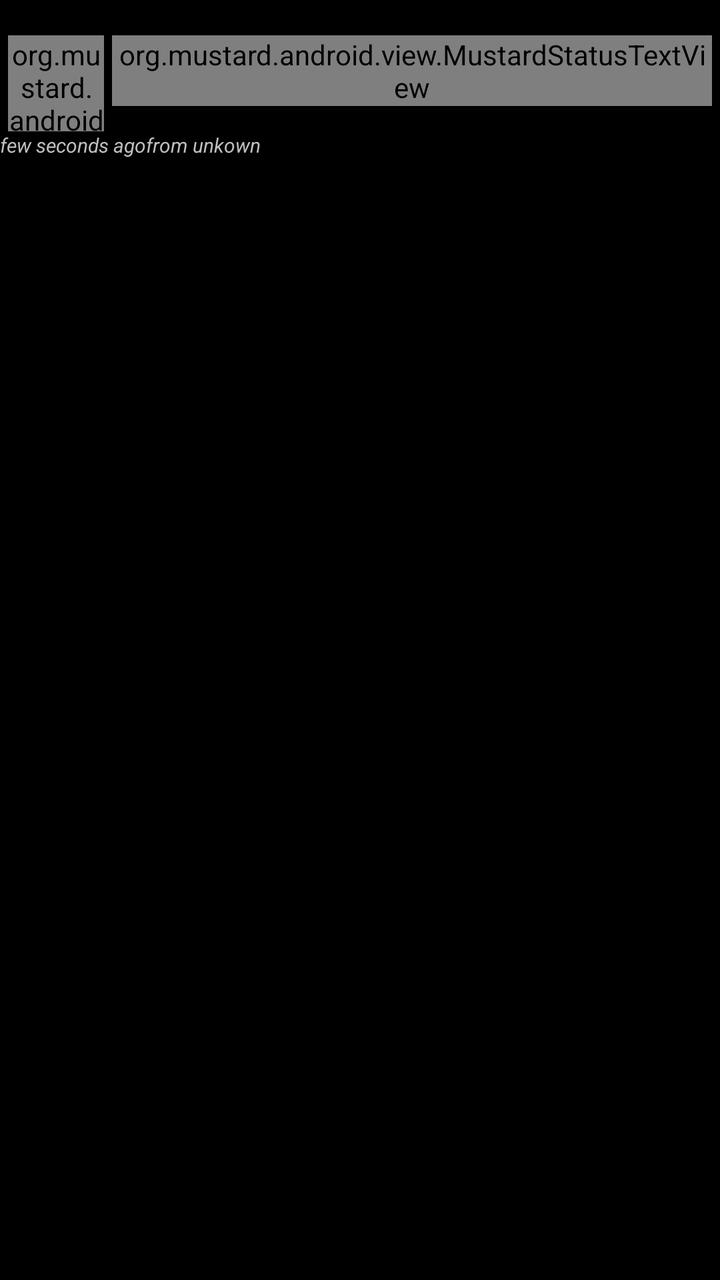
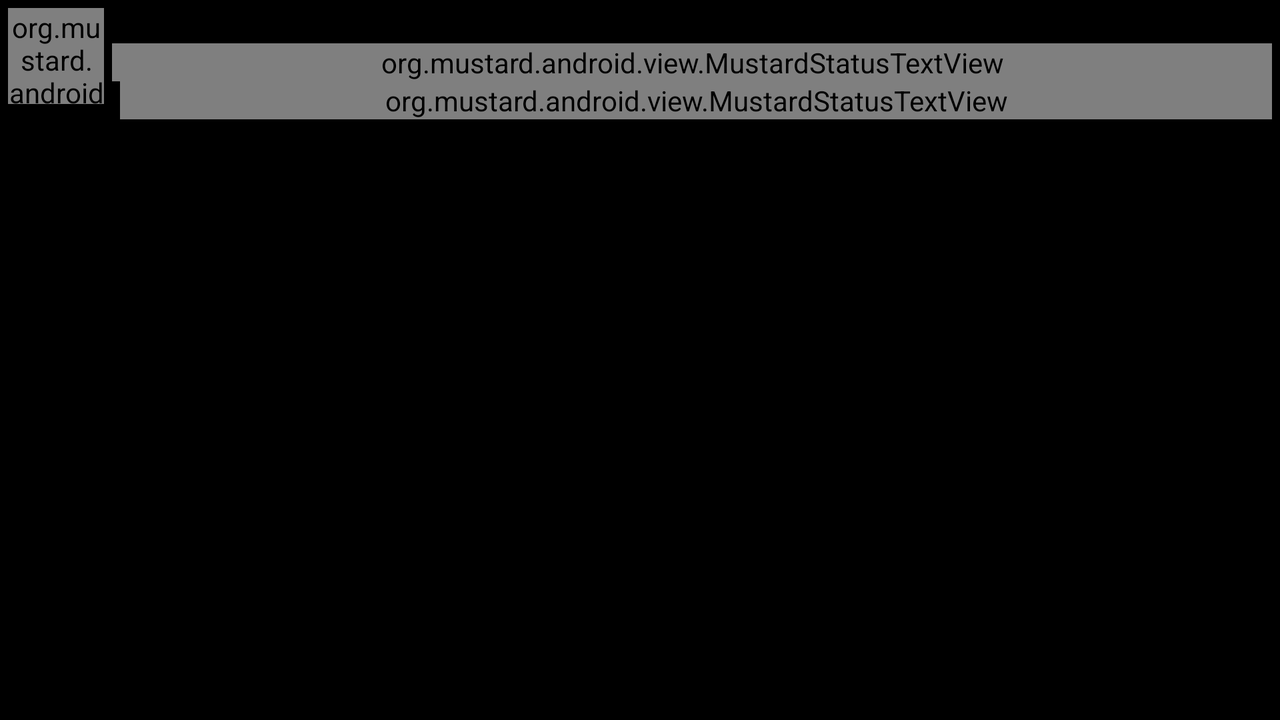

An Android layout and its configuration variant, each rendered on a device that would load it. The default file and the variant file are quoted in full after the pictures.
<!-- AndroidManifest.xml: application theme android:Theme.Holo -->
<!-- res/layout/legacy_timeline_list_item.xml -->
<?xml version="1.0" encoding="utf-8"?>
<LinearLayout xmlns:android="http://schemas.android.com/apk/res/android"
    android:layout_width="fill_parent"
    android:layout_height="wrap_content"
    android:orientation="vertical" >

    <LinearLayout
        android:id="@+id/center_column_up"
        android:layout_width="fill_parent"
        android:layout_height="wrap_content"
        android:orientation="horizontal" >

        <TextView
            android:id="@+id/screen_name"
            android:layout_width="wrap_content"
            android:layout_height="wrap_content"
            android:layout_gravity="left"
            android:textSize="10sp" />

        <LinearLayout
            android:id="@+id/center_column_up"
            android:layout_width="fill_parent"
            android:layout_height="wrap_content"
            android:gravity="right"
            android:orientation="horizontal" >

            <TextView
                android:id="@+id/account_name"
                android:layout_width="wrap_content"
                android:layout_height="wrap_content"
                android:textColor="#6666CC"
                android:textSize="10sp"
                android:visibility="gone" />
        </LinearLayout>
    </LinearLayout>

    <LinearLayout
        android:layout_width="fill_parent"
        android:layout_height="wrap_content"
        android:orientation="horizontal" >

        <LinearLayout
            android:id="@+id/left_column"
            android:layout_width="wrap_content"
            android:layout_height="wrap_content"
            android:layout_marginLeft="4dip"
            android:layout_marginTop="4dip"
            android:orientation="vertical" >

            <org.mustard.android.view.RemoteImageView
                android:id="@+id/profile_image"
                android:layout_width="48dp"
                android:layout_height="48dp"
                android:layout_alignParentTop="true" />


        </LinearLayout>

        <LinearLayout
            android:id="@+id/center_column"
            android:layout_width="fill_parent"
            android:layout_height="wrap_content"
            android:layout_marginLeft="4dip"
            android:layout_marginRight="4dip"
            android:layout_marginTop="4dip"
            android:orientation="vertical" >

            <org.mustard.android.view.MustardStatusTextView
                android:id="@+id/status"
                android:layout_width="fill_parent"
                android:layout_height="wrap_content"
                android:textAppearance="?android:attr/textAppearanceMedium"
                android:textSize="12sp" />

        </LinearLayout>
        
    </LinearLayout>

    <LinearLayout
        android:layout_width="fill_parent"
        android:layout_height="wrap_content"
        android:orientation="horizontal" >

        <TextView
            android:id="@+id/datetime"
            android:layout_width="wrap_content"
            android:layout_height="wrap_content"
            android:text="few seconds ago"
            android:textSize="10sp"
            android:textStyle="italic" />

        <TextView
            android:id="@+id/source"
            android:layout_width="wrap_content"
            android:layout_height="wrap_content"
            android:text="from unkown"
            android:textColorLink="#FFFFFF"
            android:textSize="10sp"
            android:textStyle="italic" />
    </LinearLayout>

</LinearLayout>
<!-- resources referenced by this layout -->
<resources>

</resources>
<!-- res/layout-land/legacy_timeline_list_item.xml (the author's variant of the layout above) -->
<!-- drawn on the phone turned sideways -->
<?xml version="1.0" encoding="utf-8"?>
<LinearLayout xmlns:android="http://schemas.android.com/apk/res/android"
	android:orientation="horizontal" 
	android:layout_width="fill_parent"
	android:layout_height="wrap_content" >
	
	<LinearLayout android:id="@+id/left_column"
		android:orientation="vertical" 
		android:layout_height="wrap_content"
		android:layout_width="wrap_content" 
		android:layout_marginTop="4dip"
		android:layout_marginLeft="4dip">

		<org.mustard.android.view.RemoteImageView
			android:id="@+id/profile_image"   
			android:layout_alignParentTop="true"
			android:layout_width="48dp"
			android:layout_height="48dp" />


	</LinearLayout>

	<LinearLayout android:id="@+id/center_column"
		android:orientation="vertical" 
		android:layout_width="fill_parent"
		android:layout_height="wrap_content"
 		android:layout_marginTop="4dip"
		android:layout_marginLeft="4dip"
		android:layout_marginRight="4dip">

		<LinearLayout android:id="@+id/center_column_up"
			android:orientation="horizontal" android:layout_width="fill_parent"
			android:layout_height="wrap_content">
			
			<TextView android:id="@+id/screen_name"
				android:layout_width="wrap_content" android:layout_height="wrap_content"
				android:textSize="10sp" 
				android:layout_gravity="left" />

			<LinearLayout android:id="@+id/center_column_up"
				android:orientation="horizontal" android:layout_width="fill_parent"
				android:layout_height="wrap_content"
				android:gravity="right">
			<TextView android:id="@+id/account_name" android:textColor="#6666CC"
				android:layout_width="wrap_content" android:layout_height="wrap_content"
				android:textSize="10sp" android:visibility="gone" 
				/>
			
			</LinearLayout>
			
		</LinearLayout>

		<org.mustard.android.view.MustardStatusTextView
			android:id="@+id/status" 
			android:layout_width="fill_parent"
			android:layout_height="wrap_content" 
			android:textAppearance="?android:attr/textAppearanceMedium"
			android:layout_marginTop="4dip"
			android:textSize="12sp" />

		<LinearLayout
			android:orientation="horizontal" 
			android:layout_width="fill_parent" 
			android:layout_height="wrap_content" >

			<TextView android:id="@+id/datetime" android:layout_width="wrap_content"
				android:layout_height="wrap_content" android:textStyle="italic"
				android:textSize="10sp" />

			<TextView
				android:id="@+id/source" 
				android:layout_width="wrap_content"
				android:layout_height="wrap_content" android:textStyle="italic"
				android:textSize="10sp" android:textColorLink="#FFFFFF" />
			
			<org.mustard.android.view.MustardStatusTextView
			android:id="@+id/in_reply_to"
			android:layout_marginLeft="4dip" 
			android:layout_width="fill_parent"
			android:layout_height="wrap_content" 
			android:textStyle="italic"
			android:textSize="10sp"  />
		</LinearLayout>

	</LinearLayout>


	
</LinearLayout>
